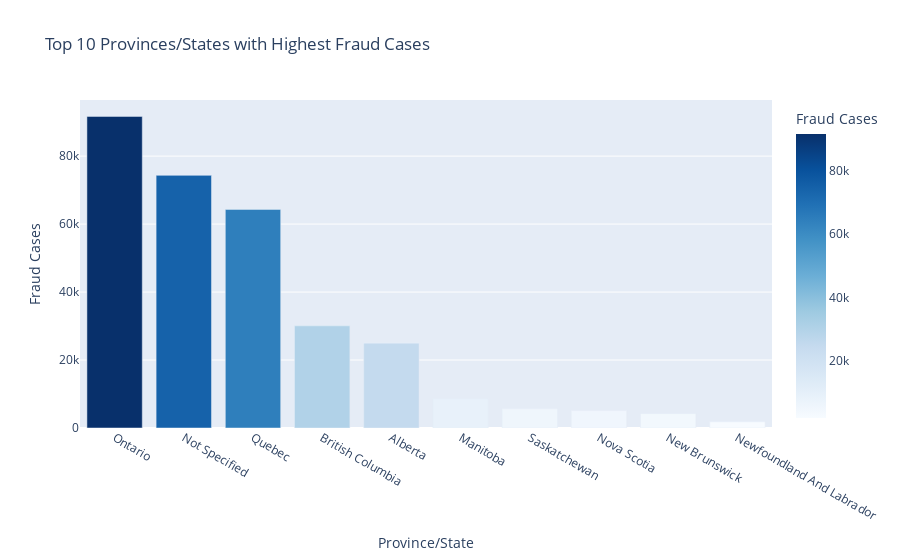

The notebook cell saved with this chart:
### Code cell
import plotly.express as px

province_counts = df['Province/State'].dropna().str.strip().value_counts().nlargest(10).reset_index()
province_counts.columns = ['Province/State', 'Fraud Cases']

fig2 = px.bar(
    province_counts,
    x='Province/State',
    y='Fraud Cases',
    title='Top 10 Provinces/States with Highest Fraud Cases',
    color='Fraud Cases',
    color_continuous_scale='Blues'
)

fig2.update_layout(xaxis_title='Province/State', yaxis_title='Fraud Cases')
fig2.show()

### Figure 1 — Plotly figure (JSON) as saved in the notebook; plotly's stock layout.template omitted (floating-point values rounded to 4 significant figures)
{"data": [{"hovertemplate": "Province/State=%{x}<br>Fraud Cases=%{marker.color}<extra></extra>", "legendgroup": "", "marker": {"color": [91683, 74332, 64311, 30061, 24971, 8622, 5648, 5127, 4225, 1840], "coloraxis": "coloraxis", "pattern": {"shape": ""}}, "name": "", "orientation": "v", "showlegend": false, "textposition": "auto", "type": "bar", "x": ["Ontario", "Not Specified", "Quebec", "British Columbia", "Alberta", "Manitoba", "Saskatchewan", "Nova Scotia", "New Brunswick", "Newfoundland And Labrador"], "xaxis": "x", "y": [91683, 74332, 64311, 30061, 24971, 8622, 5648, 5127, 4225, 1840], "yaxis": "y"}], "layout": {"barmode": "relative", "coloraxis": {"colorbar": {"title": {"text": "Fraud Cases"}}, "colorscale": [[0, "rgb(247,251,255)"], [0.125, "rgb(222,235,247)"], [0.25, "rgb(198,219,239)"], [0.375, "rgb(158,202,225)"], [0.5, "rgb(107,174,214)"], [0.625, "rgb(66,146,198)"], [0.75, "rgb(33,113,181)"], [0.875, "rgb(8,81,156)"], [1, "rgb(8,48,107)"]]}, "legend": {"tracegroupgap": 0}, "title": {"text": "Top 10 Provinces/States with Highest Fraud Cases"}, "xaxis": {"anchor": "y", "domain": [0, 1], "title": {"text": "Province/State"}}, "yaxis": {"anchor": "x", "domain": [0, 1], "title": {"text": "Fraud Cases"}}}}
